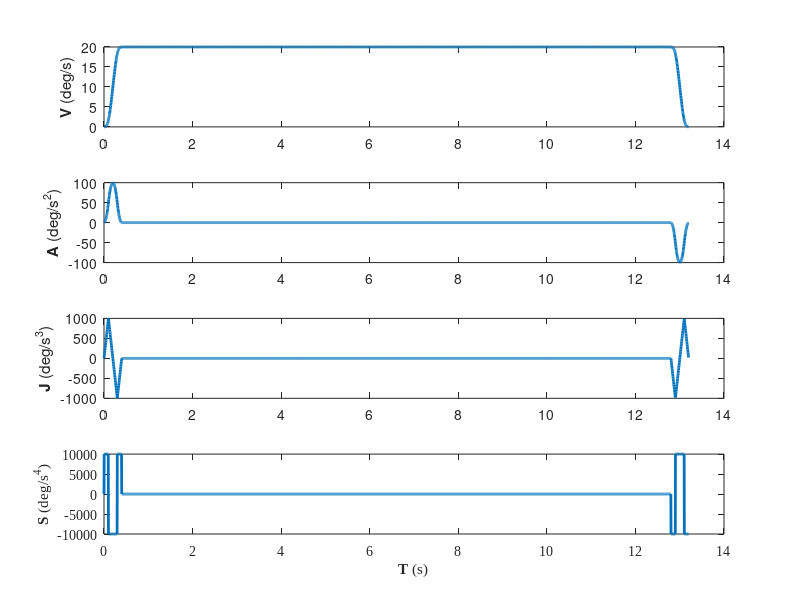
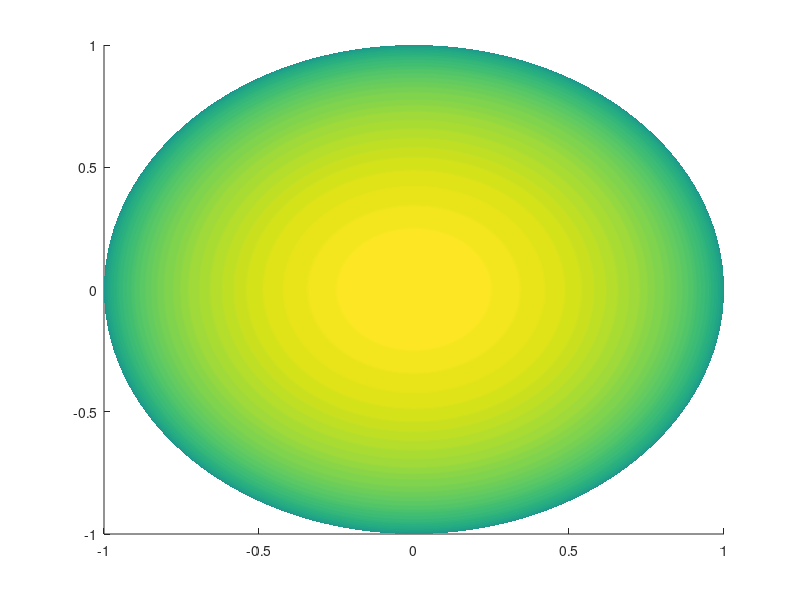

MATLAB code for these plots, in order: (Note: this script raises an error after producing the figures.)
traj = load('trajS2.txt'); % load data
ts = traj(2, 1); % sampling period.
pos = traj(:, 7:9);
vel = zeros(size(pos) );
vel(2:end, :) = diff(pos, 1, 1) / ts;

%% Draw figures
wl = 2;
%% Trajectory
figure('Name', 'Trajectory');
subplot(4, 1, 1)
plot(traj(:, 1), traj(:, 3), 'LineWidth', wl);
ylabel('{\bfV} (deg/s)');
subplot(4, 1, 2)
plot(traj(:, 1), traj(:, 4), 'LineWidth', wl);
ylabel('{\bfA} (deg/s^2)');
subplot(4, 1, 3)
plot(traj(:, 1), traj(:, 5), 'LineWidth', wl);
ylabel('{\bfJ} (deg/s^3)');
subplot(4, 1, 4)
plot(traj(:, 1), traj(:, 6), 'LineWidth', wl);
ylabel('{\bfS} (deg/s^4)');
xlabel('{\bfT} (s)');
set(gca, 'FontName', 'Times New Roman');

%% Contour
figure('Name', 'Contour');
hold on;
sphere(256);
shading interp;
alpha(0.5);
plot3(pos(:, 1), pos(:, 2), pos(:, 3), 'k', 'LineWidth', wl);
xlabel('{\bfI}');
ylabel('{\bfJ}');
zlabel('{\bfK}');
hold off;
axis equal;
set(gca, 'FontName', 'Times New Roman');

%% Axial velocity
figure('Name', 'Axial velocity');
plot(traj(:, 1), vel(:, 1), 'r', traj(:, 1), vel(:, 2), 'g');
hold on;
plot(traj(:, 1), traj(:, 3), 'k', 'LineWidth', wl);
legend('X', 'Y', 'T');
xlabel('{\bfT} (s)');
ylabel('{\bfV} (deg/s)');
set(gca, 'FontName', 'Times New Roman');